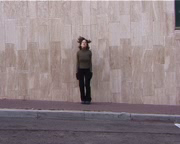
#> input picture frame 14 of videos/jack_01.mp4, 180 x 144 px
$ python ex_4_2_compact.py
#> lines starting #> are read from the running program, lines starting #| are printed output that depends on the picture; after the words box and inside, x2 and y2 are one past the last pixel; in counts of white or black regions, pixels touching at a corner belong together
### exercises/exercise_4/motionenergyimage.py
import numpy as np

import cv2 as cv
import numpy as np
import matplotlib.pyplot as plt

class MotionEnergyImage:
    @staticmethod
    def mei(w,path_to_video,id):

        # =======================================================
        #   step 1: get MEIs

        # optical flow
#> called with w = 10, id = 1
        feature_params = dict(maxCorners=100, qualityLevel=0.3, minDistance=7, blockSize=7)
        lk_params = dict(winSize=(15, 15), maxLevel=2, criteria=(cv.TERM_CRITERIA_EPS | cv.TERM_CRITERIA_COUNT, 10, 0.03))
        color = np.random.randint(0, 255, (100, 3))
        cap = cv.VideoCapture(path_to_video)

        # Take the first frame and find corners in it
        ret, old_frame = cap.read()
#> old_frame is the input picture: shape (144, 180, 3); mean B, G, R 131.8, 128.6, 142.7
        old_gray = cv.cvtColor(old_frame, cv.COLOR_BGR2GRAY)
        p0 = cv.goodFeaturesToTrack(old_gray, mask=None, **feature_params)
#> p0 = [[84, 40], [177, 26]]

        # Create a mask image for drawing purposes
        mask = np.zeros_like(old_frame)
        frames_buffer = []
        mask = np.zeros_like(old_frame)
        cumulative_motion_image = np.zeros_like(old_gray)

        # list for the motion energy images
        MEI = []

        # frame count
        frame_count = 0

        while True:
            ret, frame = cap.read()
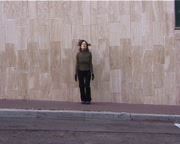
#> input picture frame 15 of videos/jack_01.mp4, 180 x 144 px
#> frame is the input picture: shape (144, 180, 3); mean B, G, R 131.8, 128.7, 142.9
            if not ret:
                print('No frames grabbed!')
                break

            frame_gray = cv.cvtColor(frame, cv.COLOR_BGR2GRAY)

            # Calculate optical flow
            p1, st, err = cv.calcOpticalFlowPyrLK(old_gray, frame_gray, p0, None, **lk_params)
#> p1 = [[83.83, 42.54], [177, 26.01]]; st = [1, 1]; err = [13.99, 0.697]

            # Select good points
            if p1 is not None:
                good_new = p1[st == 1]
#> good_new = [[83.83, 42.54], [177, 26.01]]
                good_old = p0[st == 1]
#> good_old = [[84, 40], [177, 26]]

            # Draw the tracks
            for i, (new, old) in enumerate(zip(good_new, good_old)):
                a, b = new.ravel()
                c, d = old.ravel()
                mask = cv.line(mask, (int(a), int(b)), (int(c), int(d)), color[i].tolist(), 2)
                frame = cv.circle(frame, (int(a), int(b)), 5, color[i].tolist(), -1)
#> this loop made 2 passes
#> (a, b, c, d) on passes 1 to 2: (83.83, 42.54, 84, 40), (177, 26.01, 177, 26)
#> pass 1, in mei, `mask = cv.line(mask, (int(a), int(b)), (int(c), int(d)), color[i].toli..`:
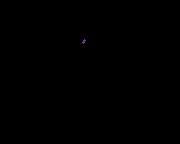
#> mask: shape (144, 180, 3); mean of channels 0, 1, 2 0.1, 0, 0; drawn as B, G, R
#> pass 1, in mei, `frame = cv.circle(frame, (int(a), int(b)), 5, color[i].tolist(), -1)`:
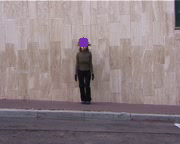
#> frame: shape (144, 180, 3); 0.31% of pixels changed, all inside (x1, y1, x2, y2) = (78, 37, 89, 48)
#> pass 2, in mei, `frame = cv.circle(frame, (int(a), int(b)), 5, color[i].tolist(), -1)`:
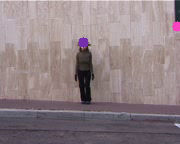
#> frame: shape (144, 180, 3); 0.25% of pixels changed, all inside (x1, y1, x2, y2) = (172, 21, 180, 32)

            img = cv.add(frame, mask)

            # Calculate the absolute difference between the current frame and the previous frame
            diff = cv.absdiff(frame_gray, old_gray)

            # Update the cumulative motion image every w frames
            if frame_count % w == 0:
                cumulative_motion_image = cv.bitwise_or(cumulative_motion_image, diff)

                # binarize in or der to build the MEI
                binarized_image = cv.threshold(cumulative_motion_image, 50, 255, cv.THRESH_BINARY)[1]
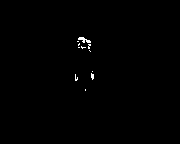
#> binarized_image: shape (144, 180); 0.38% white in thin lines or dots, all inside (x1, y1, x2, y2) = (75, 37, 94, 91)
                MEI.append(binarized_image)
                cv.imwrite(f'cumulative_motion_image_{frame_count // w}.jpg', binarized_image)

            cv.imshow('frame', img)
            cv.imshow('cumulative_motion_image', cumulative_motion_image)

            k = cv.waitKey(30) & 0xff
#> (key Esc is pressed here)
            if k == 27:
                break

            # Update the previous frame and points
            old_gray = frame_gray.copy()
            p0 = good_new.reshape(-1, 1, 2)
            frame_count += 1

        cv.destroyAllWindows()

        # raw MEIs
        MEI_raw = MEI.copy()
#> MEI_raw = 1 item

        # =======================================================
        #   step 2: apply morphologic operations to MEIs
        kernel = np.ones((3,3),np.uint8)

        MEI_cleaned = MEI.copy()
#> MEI_cleaned = 1 item

        # NOTE: just show 3 types.. and therfore which is coolest!
        for i in range(15):
            #temp = cv.morphologyEx(MEI[i], cv.MORPH_OPEN, kernel)
            temp = cv.dilate(MEI[i],kernel,iterations = 1)
            MEI_cleaned[i] = temp
#> this loop made 2 passes
#> pass 1, in mei, `temp = cv.dilate(MEI[i],kernel,iterations = 1)`:
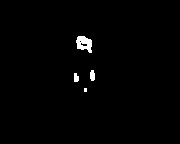
#> temp: shape (144, 180); 1.1% white; 4 white regions (1 under 20 px), largest, box (x1, y1, x2, y2) and area: (76, 36, 92, 53) 183, (90, 70, 95, 81) 47, (74, 73, 79, 82) 38

        # =======================================================
        #   step 3: find outline to images

        print("CLEANED MEI", MEI_cleaned[i].shape)

        MEI_contours = []
        for i in range(15):
            img = MEI_cleaned[i]
            # print("CLEANED MEI", img.shape)
            ret, thresh = cv.threshold(img, 80, 255, 0)
            contours, hierarchy = cv.findContours(thresh, cv.RETR_EXTERNAL, cv.CHAIN_APPROX_SIMPLE)
            MEI_contours.append(contours)

        MEI_contour_imgs = []

        for i in range(15):

            contour_img = cv.drawContours(np.zeros_like(MEI_cleaned[i]), MEI_contours[i], -1, (255, 255, 255), 1)
            MEI_contour_imgs.append(contour_img)

        # # ============================================ #
        # #   step 4: Shape descriptors/
        # #           Hu moments for the MEI outlines
        # #           including intra video
        # #           and inter-video frame comparrisons
        # #           which defines actions..
        # #           through means of MSE
        # #           Hu moments is done by means of
        # #           built-in openCV methods


        # # list of arrays of 'hu moments' for first dancer/
        # # all the shape descriptors for the first dancer
        # # which represent 'action 1' / breakdance move 1
        action_sds = []

        # print(type(MEI_contours[0]))

        for i in range(15):
            temp = MEI_contour_imgs[i]
            temp_np = np.array(temp)
            moments = cv.moments(temp_np)
            hu_moments = cv.HuMoments(moments).flatten()
            action_sds.append(hu_moments)
            # print(hu_moments)

        print('Succesfully Executed MEI')

        return MEI_raw, MEI_cleaned, MEI_contours, MEI_contour_imgs, action_sds


### exercises/exercise_4/ex_4_2_compact.py
import cv2 as cv
import numpy as np
import matplotlib.pyplot as plt

from motionenergyimage import MotionEnergyImage as mp

# action 1: jacks
w1 = 10
path_video_1 = r'C:\Users\piede\Desktop\ivp-project-2\videos\jack_01.mp4'

# action 2: jumps
w2 = 4
path_video_2 = r'C:\Users\piede\Desktop\ivp-project-2\videos\jump_01.mp4'

# get all data
#> (the run stopped early here; a loop or call above may not have finished)

$ run again, starting later in the video
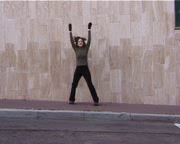
#> input picture frame 116 of videos/jack_01.mp4, 180 x 144 px
#> in mei, old_frame is the input picture: shape (144, 180, 3); mean B, G, R 130.7, 127.3, 141.3
#> p0 = [[81, 40], [90, 25], [82, 78], [176, 27], [69, 23], [73, 102]]
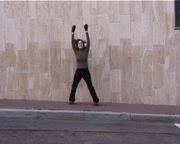
#> input picture frame 117 of videos/jack_01.mp4, 180 x 144 px
#> in mei, frame is the input picture: shape (144, 180, 3); mean B, G, R 131, 127.6, 141.6
#> p1 = [[80.49, 42.31], [86.49, 26.67], [81.93, 79.75], [176, 26.98], [72.4, 24.56], [72.98, 102]]; st = [1, 1, 1, 1, 1, 1]; err = [17.16, 12.07, 4.44, 0.404, 8.28, 2.24]
#> good_new has the same summary as p1
#> good_old has the same summary as p0
#> the loop in mei, `for i, (new, old) in enumerate(zip(good_new, good_old)):` made 6 passes
#> (a, b, c, d) on passes 1 to 6: (80.49, 42.31, 81, 40), (86.49, 26.67, 90, 25), (81.93, 79.75, 82, 78), (176, 26.98, 176, 27), (72.4, 24.56, 69, 23), (72.98, 102, 73, 102)
#> binarized_image: shape (144, 180); 0.98% white in thin lines or dots, all inside (x1, y1, x2, y2) = (68, 22, 98, 97)
#> MEI_raw = 1 item
#> the loop in mei, `for i in range(15):` made 2 passes
#> pass 1, in mei, `temp = cv.dilate(MEI[i],kernel,iterations = 1)`:
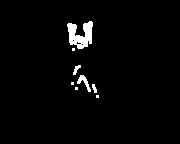
#> temp: shape (144, 180); 2.5% white; 8 white regions (4 under 20 px), largest, box (x1, y1, x2, y2) and area: (67, 21, 93, 49) 444, (77, 75, 91, 92) 88, (73, 65, 81, 75) 39, (92, 84, 97, 93) 29
